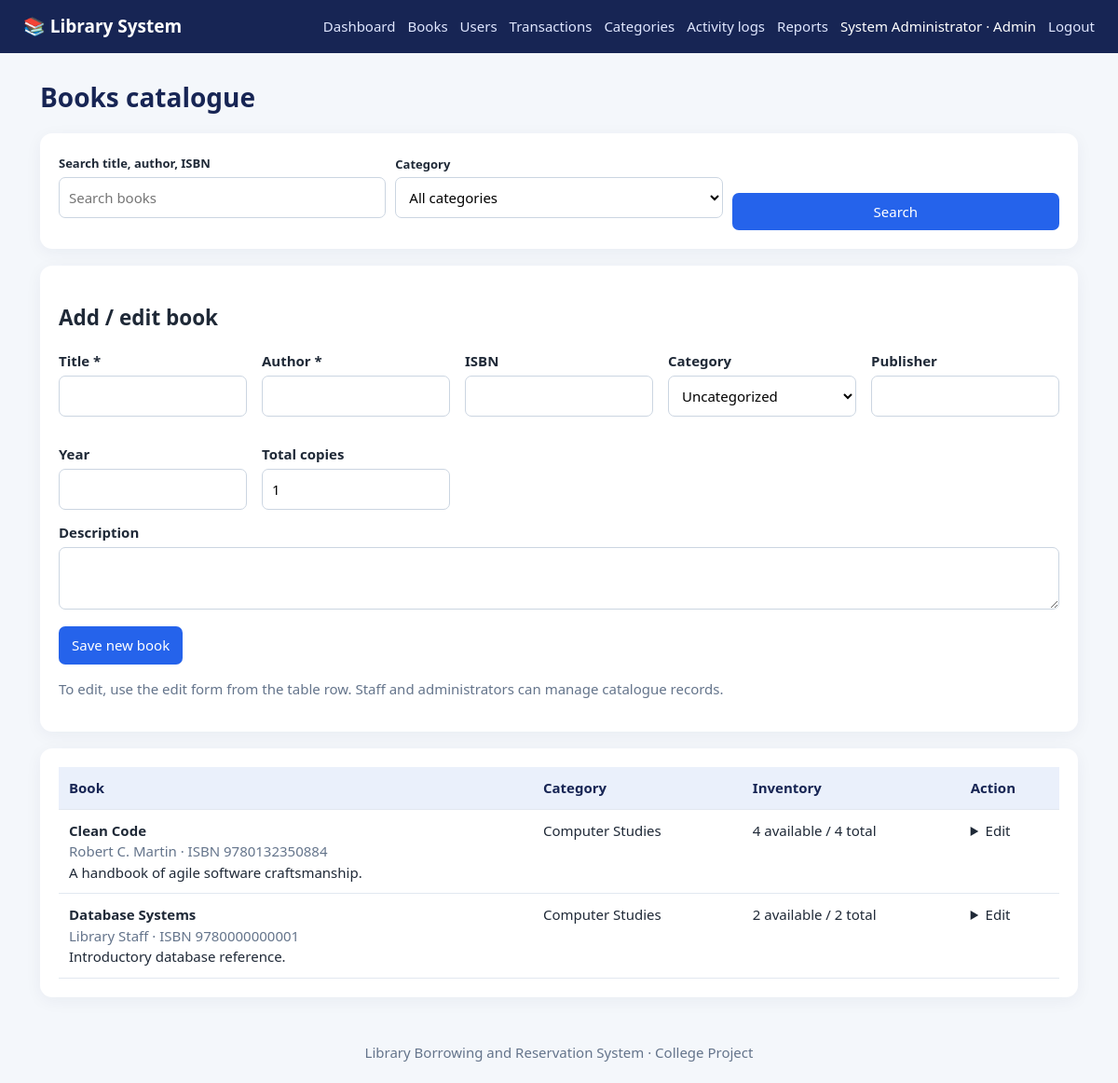
The app's page /books.php?category=4 (signed in) with its own data.
### tables this page shows
CREATE TABLE books(id INT AUTO_INCREMENT PRIMARY KEY,isbn VARCHAR(30) UNIQUE,title VARCHAR(200) NOT NULL,author VARCHAR(150) NOT NULL,category_id INT NULL,publisher VARCHAR(150) NULL,published_year SMALLINT NULL,total_copies INT NOT NULL DEFAULT 1,available_copies INT NOT NULL DEFAULT 1,description TEXT NULL,is_archived TINYINT(1) NOT NULL DEFAULT 0,created_at TIMESTAMP DEFAULT CURRENT_TIMESTAMP,CONSTRAINT fk_book_category FOREIGN KEY(category_id) REFERENCES categories(id) ON DELETE SET NULL,CHECK(total_copies>=0),CHECK(available_copies>=0 AND available_copies<=total_copies));

CREATE TABLE categories(id INT AUTO_INCREMENT PRIMARY KEY,name VARCHAR(100) NOT NULL UNIQUE,description VARCHAR(255) DEFAULT NULL);

### includes/functions.php (called while the page is built, shortened)
<?php
function e($v){return htmlspecialchars((string)$v,ENT_QUOTES|ENT_SUBSTITUTE,'UTF-8');}
function current_user(){return $_SESSION['user']??null;}

### books.php (the view, shortened to what this page needs)
<?php require_once __DIR__.'/includes/functions.php';$role=current_user()['role'];
$q=trim($_GET['q']??'');$cat=(int)($_GET['category']??0);$where=' WHERE b.is_archived=0';$types='';$vals=[];if($q!==''){$where.=' AND (b.title LIKE ? OR b.author LIKE ? OR b.isbn LIKE ?)';$like="%$q%";$types.='sss';array_push($vals,$like,$like,$like);}if($cat){$where.=' AND b.category_id=?';$types.='i';$vals[]=$cat;}$sql='SELECT b.*,c.name category FROM books b LEFT JOIN categories c ON c.id=b.category_id'.$where.' ORDER BY b.title';$s=$db->prepare($sql);if($types)$s->bind_param($types,...$vals);$s->execute();$books=$s->get_result();$cats=$db->query('SELECT id,name FROM categories ORDER BY name');$title='Books';require 'includes/header.php';?>
<h1>Books catalogue</h1><div class="panel"><form class="filters" method="get"><div><label>Search title, author, ISBN</label><input name="q" value="<?=e($q)?>" placeholder="Search books"></div><div><label>Category</label><select name="category"><option value="0">All categories</option></select></div><button>Search</button></form></div>
<?php if(in_array($role,['admin','staff'])):?><div class="panel"><h2>Add / edit book</h2><form method="post"><input type="hidden" name="csrf" value="<?=csrf_token()?>"><input type="hidden" name="action" value="save"><input type="hidden" name="id" value="0"><div class="grid"><div><label>Title *</label><input name="title" required></div><div><label>Author *</label><input name="author" required></div><div><label>ISBN</label><input name="isbn"></div><div><label>Category</label><select name="category_id"><option value="0">Uncategorized</option><?php $cc=$db->query('SELECT id,name FROM categories ORDER BY name');while($c=$cc->fetch_assoc()):?><option value="<?=$c['id']?>"><?=e($c['name'])?></option><?php endwhile;?></select></div><div><label>Publisher</label><input name="publisher"></div><div><label>Year</label><input type="number" name="published_year" min="1000" max="2100"></div><div><label>Total copies</label><input type="number" name="total_copies" value="1" min="1" required></div></div><label>Description</label><textarea name="description" rows="2"></textarea><button>Save new book</button></form><p class="muted">To edit, use the edit form from the table row. Staff and administrators can manage catalogue records.</p></div><?php endif;?>
<div class="panel table-wrap"><table><thead><tr><th>Book</th><th>Category</th><th>Inventory</th><th>Action</th></tr></thead><tbody><?php while($b=$books->fetch_assoc()):?><tr><td><b><?=e($b['title'])?></b><br><span class="muted"><?=e($b['author'])?> · ISBN <?=e($b['isbn']??'—')?></span><br><?=e($b['description']??'')?></td><td><?=e($b['category']??'Uncategorized')?></td><td><?=e($b['available_copies'])?> available / <?=e($b['total_copies'])?> total</td><td><?php if($role==='user'):?><form method="post" action="transactions.php"><input type="hidden" name="csrf" value="<?=csrf_token()?>"><input type="hidden" name="action" value="request"><input type="hidden" name="book_id" value="<?=$b['id']?>"><select name="type"><option value="borrow">Borrow</option><option value="reservation">Reserve</option></select><button>Request</button></form><?php elseif(in_array($role,['admin','staff'])):?><details><summary>Edit</summary></details><?php else:?>View only<?php endif;?></td></tr><?php endwhile;?></tbody></table></div><?php require 'includes/footer.php';?>

### assets/style.css (style rules this page uses)
:root { --navy:#172554;--blue:#2563eb;--bg:#f4f7fb;--ink:#1f2937 }
* { box-sizing:border-box }
body { margin:0;background:var(--bg);color:var(--ink);font:15px/1.5 system-ui,Arial,sans-serif }
h1 { color:var(--navy);font-size:28px }
.grid { display:grid;grid-template-columns:repeat(auto-fit,minmax(190px,1fr));gap:16px }
.card,.panel { background:white;border-radius:13px;padding:20px;box-shadow:0 4px 18px #1725540d;margin-bottom:18px }
.muted { color:#64748b }
.btn,button { display:inline-block;border:0;border-radius:7px;padding:9px 14px;background:var(--blue);color:white;text-decoration:none;cursor:pointer;font:inherit }
input,select,textarea { width:100%;padding:10px;border:1px solid #cbd5e1;border-radius:7px;margin:4px 0 13px;font:inherit;background:white }
label { font-weight:650 }
table { width:100%;border-collapse:collapse;background:white }
th,td { padding:11px;text-align:left;border-bottom:1px solid #e2e8f0;vertical-align:top }
th { background:#eaf0fb;color:#172554 }
.table-wrap { overflow-x:auto }
.filters { display:grid;grid-template-columns:repeat(auto-fit,minmax(150px,1fr));gap:10px;align-items:end }
.filters label { font-size:13px }

### records on screen
books: title "Clean Code", author "Robert C. Martin", isbn "9780132350884", description "A handbook of agile software craftsmanship.", category.name "Computer Studies", available_copies "4", total_copies "4"
books: title "Database Systems", author "Library Staff", isbn "9780000000001", description "Introductory database reference.", category.name "Computer Studies", available_copies "2", total_copies "2"

### other values on screen
current_user()['name'] "System Administrator"
current_user()['role'] "Admin"
